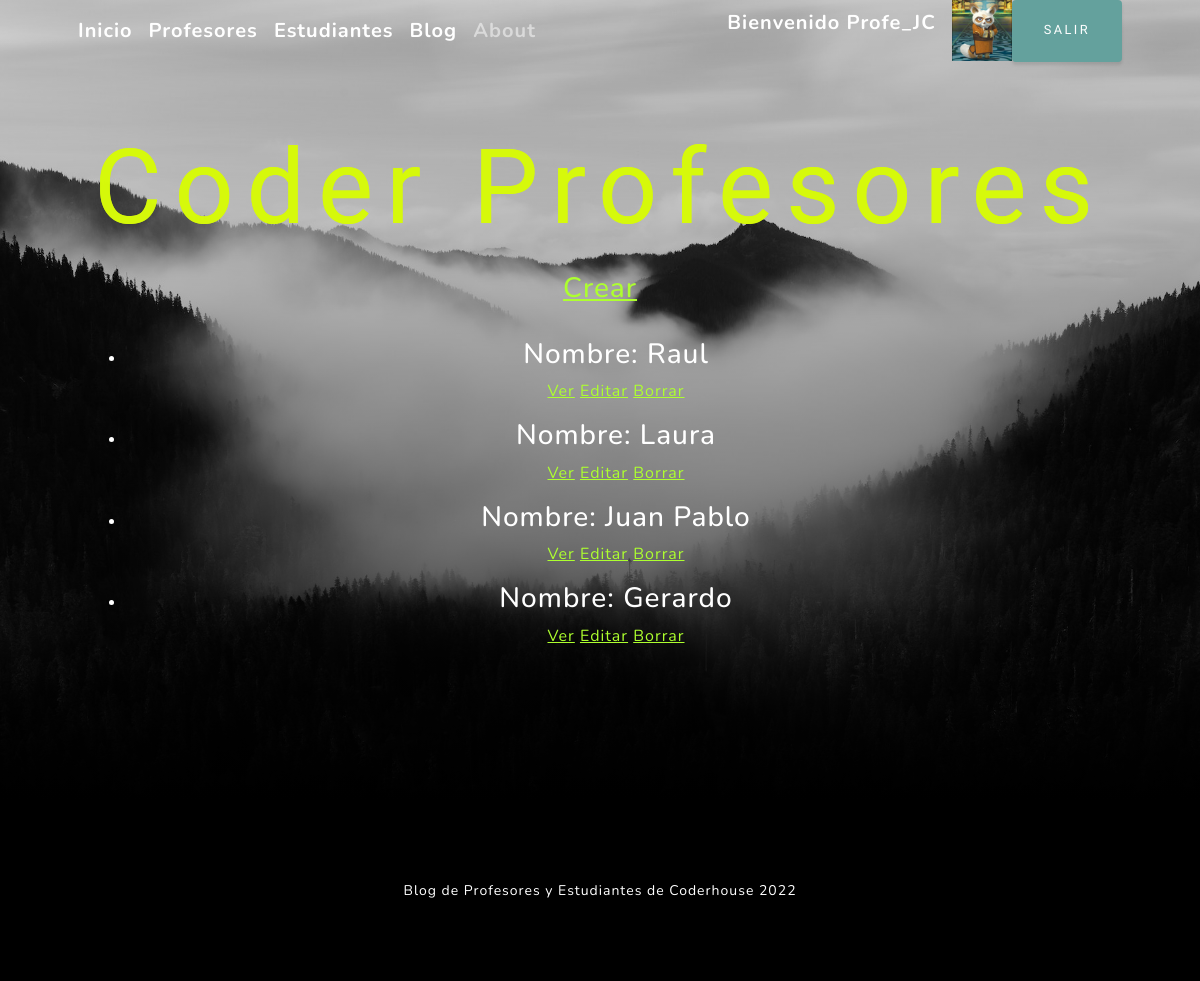
Before: /Aplicacion/Profesores/profesor/Plista (signed in) with the older database file.
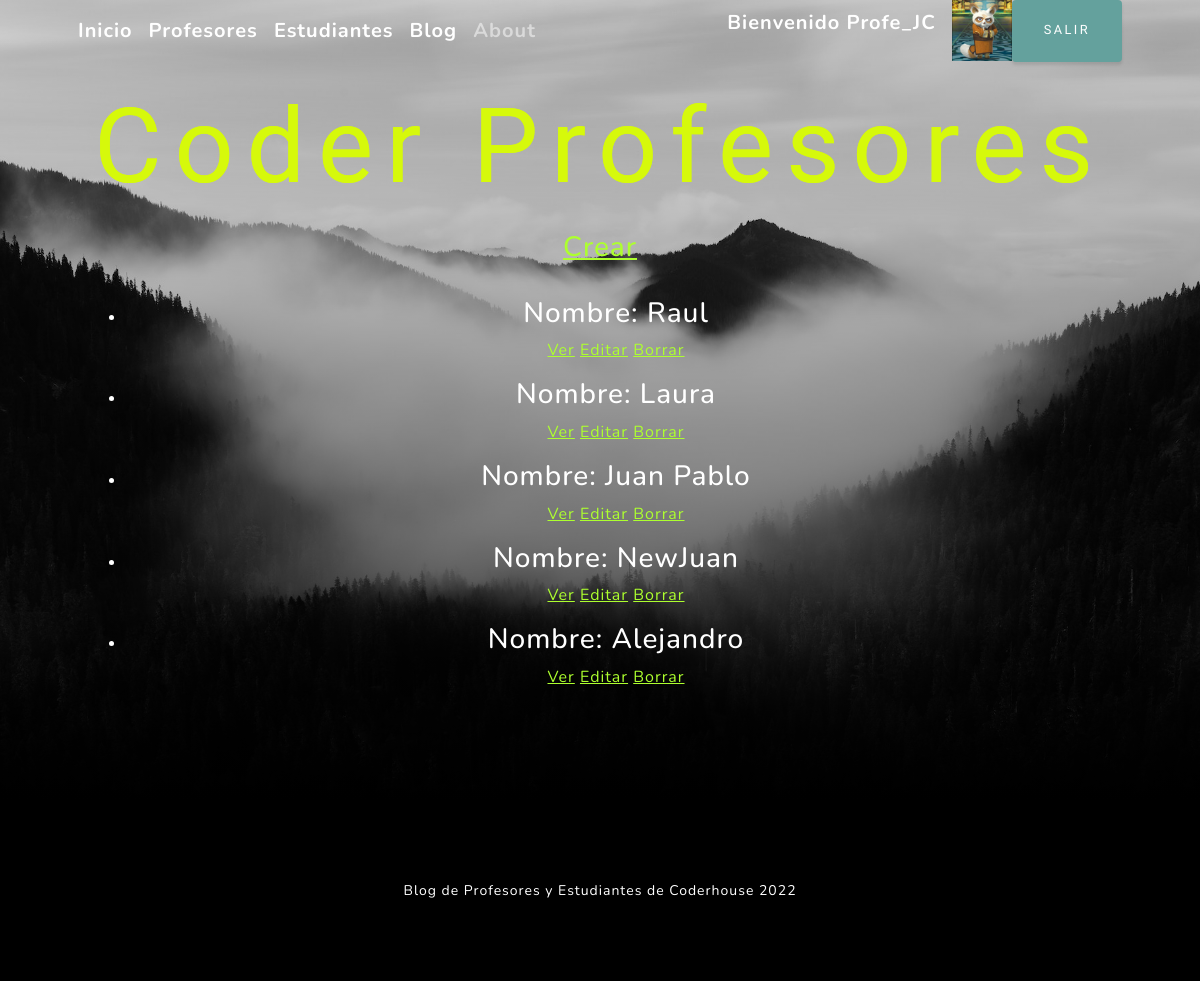
After: the same page with the newer database file.
### Aplicacion/models.py (models this page shows, shortened)
class Profesor(models.Model):
    nombre = models.CharField(max_length=200)
    apellido = models.CharField(max_length=200)
    email = models.EmailField()
    comision = models.IntegerField()
    class Meta:
        verbose_name = "Profesor"
        verbose_name_plural = "profesores"

### Aplicacion/views.py (the view)
# urls.py: path("Profesores/profesor/Plista", views.ProfesorList.as_view(), name='ListProfesores'),
class ProfesorList(LoginRequiredMixin, ListView):
    model = Profesor
    template_name = "Aplicacion/Profesores/listaProfesores.html"

### Aplicacion/templates/Aplicacion/Profesores/listaProfesores.html
{% extends "Aplicacion/padre.html" %}
{% block contenidoModificable %}
    <h1>Coder Profesores</h1>
    <br>
{% endblock %}
{% block contenido2 %}
    <a style="color:greenyellow" href="{% url 'TeacherCreate' %}"><h3>Crear</h3></a>
    <ul>
        <br>
        {% for profesor in object_list %}
        <li>
            <h3>Nombre: {{profesor.nombre}}</h3>
            <p>
                <a style="color:greenyellow" href="{% url 'TeacherDetail' profesor.id %}">Ver</a>
                <a style="color:greenyellow" href="{% url 'TeacherEdit' profesor.id %}">Editar</a>
                <a style="color:greenyellow" href="{% url 'TeacherDelete' profesor.id %}">Borrar</a>
            </p>
        </li>
        {% endfor %}
    </ul>
{% endblock %}

Changed rows visible on the page:
removed Profesor: nombre "Gerardo"
added Profesor: nombre "NewJuan"
added Profesor: nombre "Alejandro"
